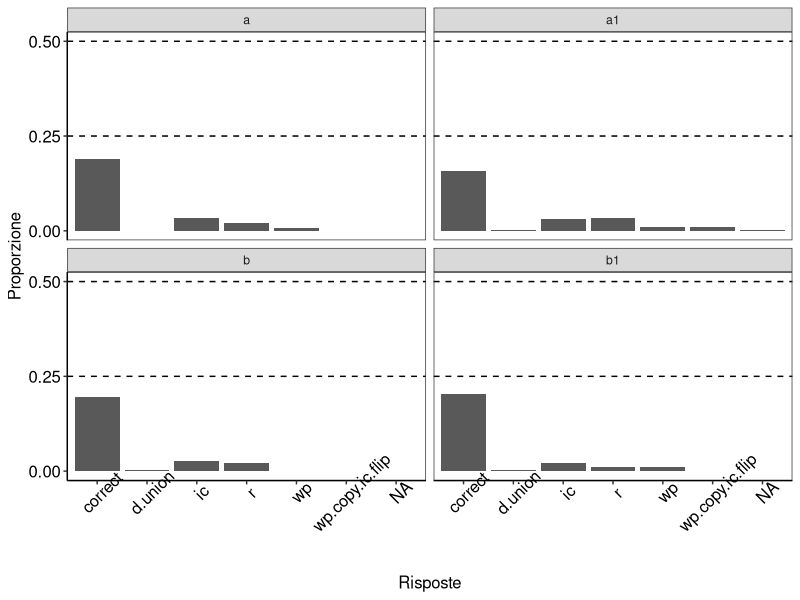
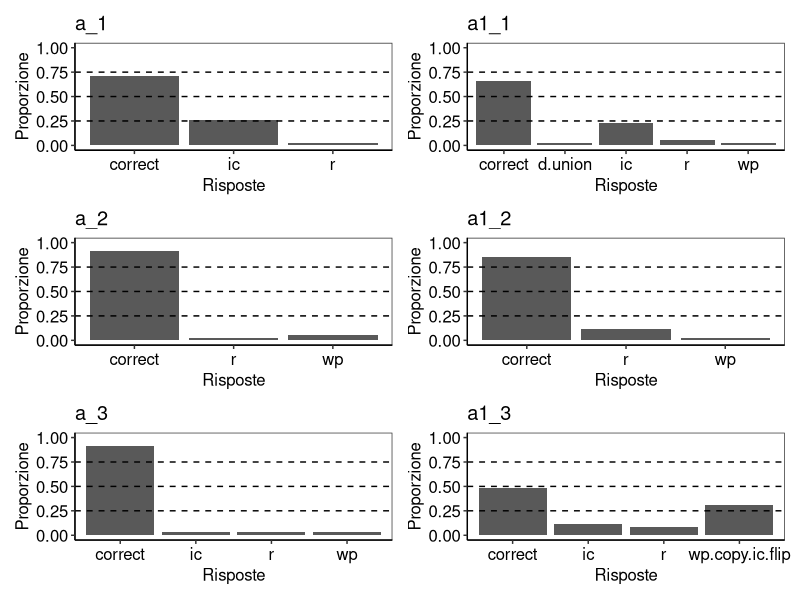
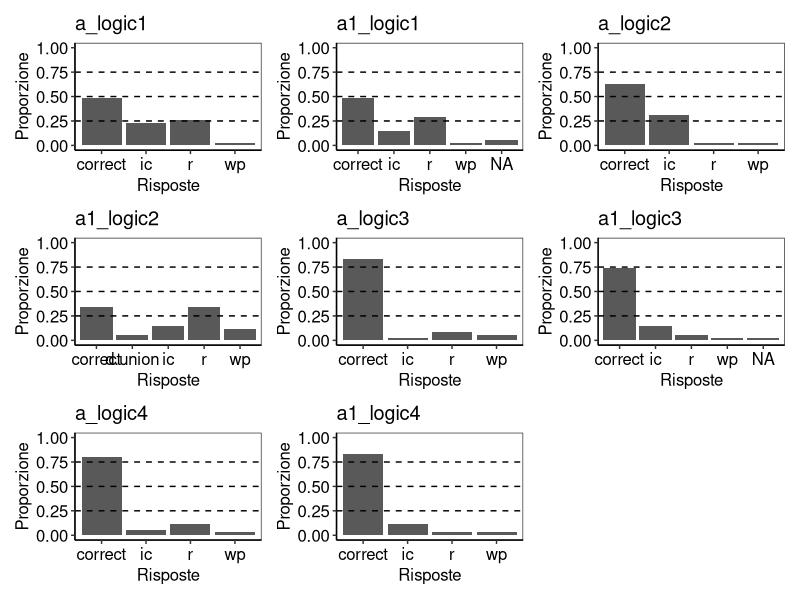
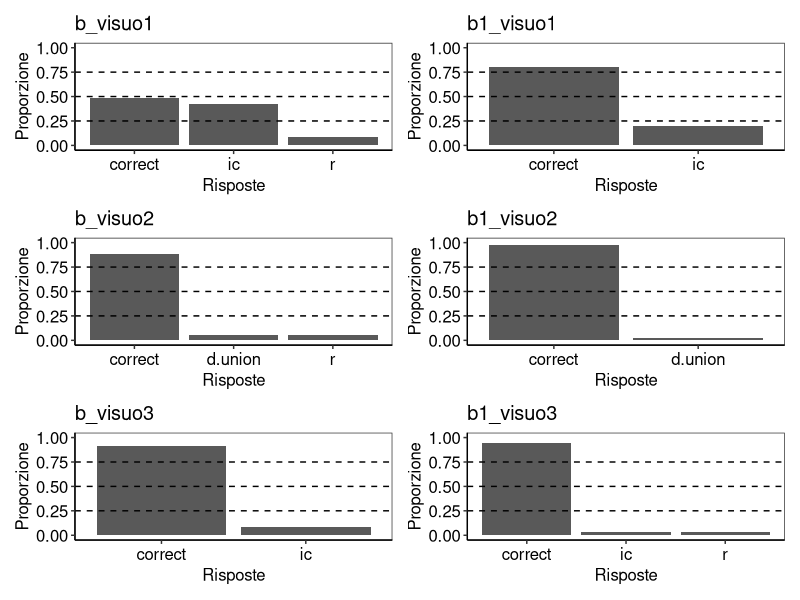
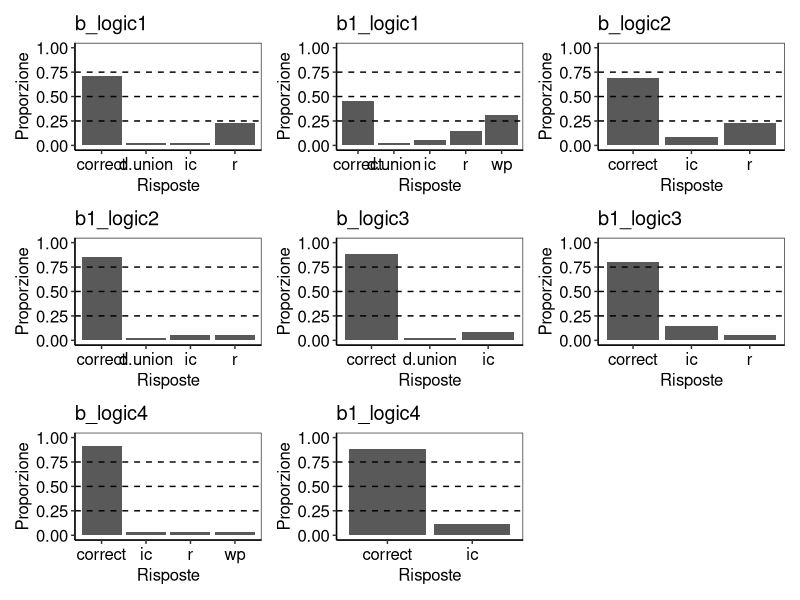
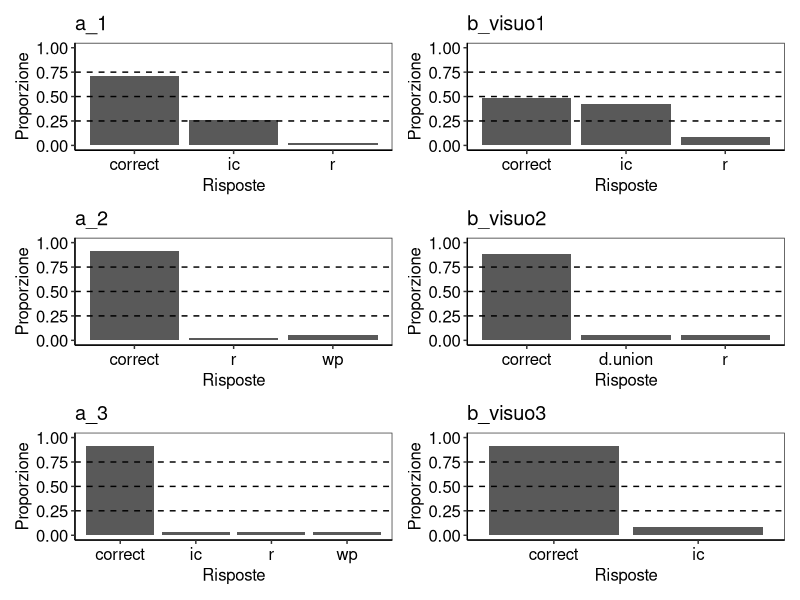
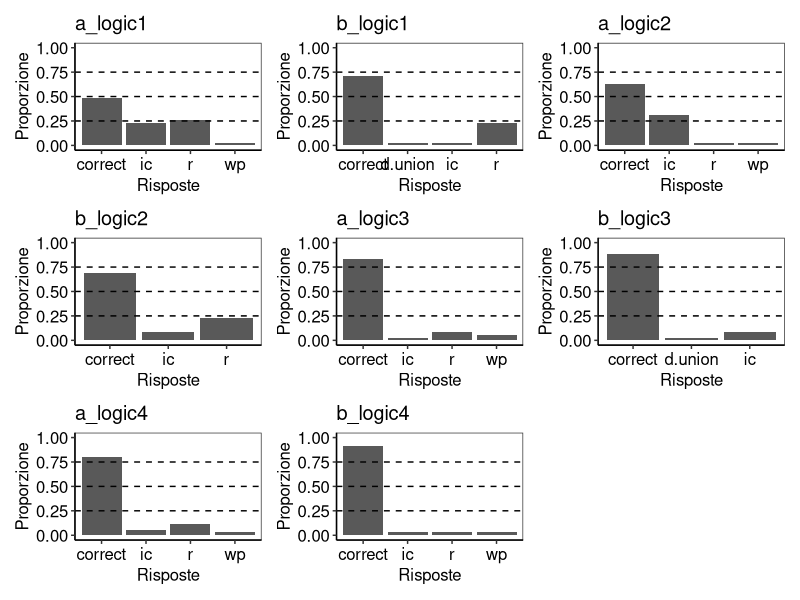
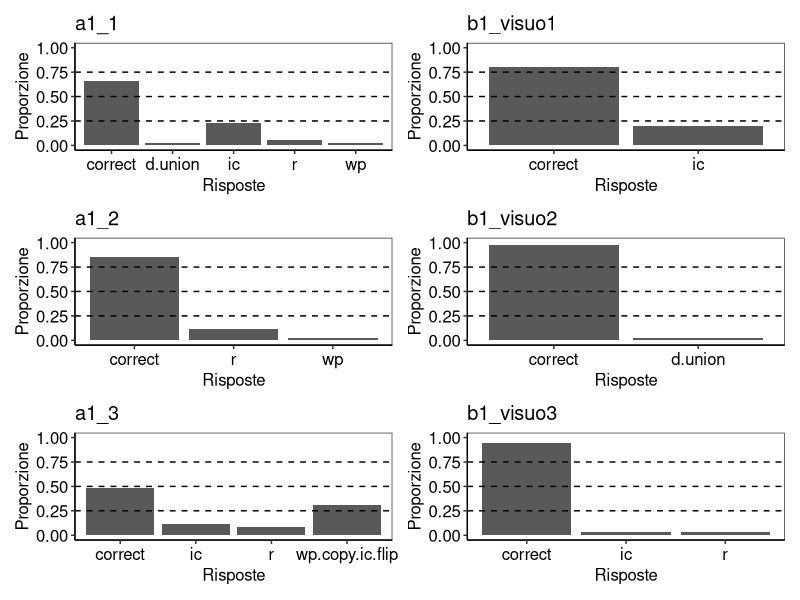

Source code (R) for these figures, in order:
## ---- chunk 1
knitr::opts_chunk$set(echo = FALSE, 
                      fig.align = "center", 
                      warning = F, 
                      message = F)
library(xtable)
library(ggplot2)
library(patchwork)
library(psych)

data = read.csv("data/data_recode.csv", 
                header =T, 
                sep = ",")
# facciamo pulizia 
data = data[data$data.accetto.non.accetto %in% 1, ]
data = data[!data$data.DistributionChannel %in% "preview", ]
data = data[!grepl("13/12", data$data.StartDate), ]

# prendo solo i dati completi 

d = data[data$data.Finished %in% 1, ]

# rinomino i distrattori
d.r = d[, -c(1:4)]

for (i in 1:nrow(d.r)) {
  for (j in 1:ncol(d.r)) {
    if (is.na(d.r[i,j]) == T) {
      d.r[i,j] = d.r[i,j]
    } else if (d.r[i,j] == "correct") {
      d.r[i,j] = d.r[i,j]
    } else if (d.r[i, j] == "wp.copy.ic.flip") {
      d.r[i, j] = "wp.copy.ic.flip"
    } else if (grepl("ic.", d.r[i,j]) ==T) {
      d.r[i,j] = "ic"
    } else if ( grepl("r.", d.r[i,j])) {
      d.r[i,j] = "r"
    } else if (grepl("wp.", d.r[i,j])) {
      d.r[i,j] = "wp"
    }
  }
}

## ---- chunk 2
d.r.temp = d.r[,-1]
d.r.l = stack(d.r.temp)
d.r.l$ind = as.character(d.r.l$ind)
d.r.l$set = gsub("_.*", "", d.r.l$ind)


ggplot(d.r.l, 
       aes(x = values)) + geom_bar(aes(y = (..count..)/sum(..count..))) + facet_wrap(~set) + scale_y_continuous(breaks=c(0,.25,.50),
                       limits = c(0,.50)) +
    labs(title = levels(d.r.l$ind),
         y = "Proporzione", 
         x = "Risposte")+
    theme_bw()+
    theme(panel.grid.major = element_blank(),
          panel.grid.minor = element_blank(), axis.line = element_line(colour = "black"))+
    theme(axis.text.y = element_text(size=12, color="black"),
          axis.title.y = element_text(size=12),
          axis.text.x = element_text(size=12, color="black", 
                                     angle = 45),
          axis.title.x = element_text(size=12),
          title = element_text(size=12))+
    geom_hline(yintercept=.25, linetype="dashed")+
    geom_hline(yintercept=.50, linetype="dashed")


## ---- chunk 3

a = d.r[, c(grep("a_", colnames(d.r)), 
            grep("a1_", colnames(d.r)))]

a.vis = a[, !grepl("logic", colnames(a))]
a.log = a[, grepl("logic", colnames(a))]

a.vis.long = stack(a.vis)
a.vis.long$ind = factor(a.vis.long$ind, 
                         levels = c("a_1", "a1_1", 
                                    "a_2", "a1_2", 
                                    "a_3", "a1_3")  )
g.a.vis = list()

for (i in 1:length(levels(a.vis.long$ind))){
  g.a.vis[[i]] <- ggplot(a.vis.long[a.vis.long$ind %in% levels(a.vis.long$ind)[i], ], 
                         aes(values)) +
    geom_bar(aes(y = (..count..)/sum(..count..)))  +
    scale_x_discrete(drop = FALSE) +
    # geom_text(aes(y = ((..count..)/sum(..count..)), label = scales::percent(accuracy = .01, (..count..)/sum(..count..))), stat = "count", vjust = -0.25, size = 4) +
    scale_y_continuous(breaks=c(0,.25,.50,.75,1.00),
                       limits = c(0,1)) +
    labs(title = levels(a.vis.long$ind)[i],
         y = "Proporzione", 
         x = "Risposte")+
    theme_bw()+
    theme(panel.grid.major = element_blank(),
          panel.grid.minor = element_blank(), axis.line = element_line(colour = "black"))+
    theme(axis.text.y = element_text(size=12, color="black"),
          axis.title.y = element_text(size=12),
          axis.text.x = element_text(size=12, color="black"),
          axis.title.x = element_text(size=12),
          title = element_text(size=12))+
    geom_hline(yintercept=.25, linetype="dashed")+
    geom_hline(yintercept=.50, linetype="dashed")+
    geom_hline(yintercept=.75, linetype="dashed")
}

wrap_plots(g.a.vis, ncol = 2)

a1_3 = a.vis$a1_3
a1_3[a1_3 == "correct"] = NA


# qui sarebbe interessante verderlo sull'item a1_3 

a.log.long = stack(a.log)
a.log.long$ind = factor(a.log.long$ind, 
                        levels = c("a_logic1", "a1_logic1", 
                                   "a_logic2", "a1_logic2", 
                                   "a_logic3", "a1_logic3", 
                                   "a_logic4", "a1_logic4")  )
g.a.log = list()

for (i in 1:length(levels(a.log.long$ind))){
  g.a.log[[i]] <- ggplot(a.log.long[a.log.long$ind %in% levels(a.log.long$ind)[i], ], 
                         aes(values)) +
    geom_bar(aes(y = (..count..)/sum(..count..)))  +
    scale_x_discrete(drop = FALSE) +
    # geom_text(aes(y = ((..count..)/sum(..count..)), label = scales::percent(accuracy = .01, (..count..)/sum(..count..))), stat = "count", vjust = -0.25, size = 4) +
    scale_y_continuous(breaks=c(0,.25,.50,.75,1.00),
                       limits = c(0,1)) +
    labs(title = levels(a.log.long$ind)[i],
         y = "Proporzione", 
         x = "Risposte")+
    theme_bw()+
    theme(panel.grid.major = element_blank(),
          panel.grid.minor = element_blank(), axis.line = element_line(colour = "black"))+
    theme(axis.text.y = element_text(size=12, color="black"),
          axis.title.y = element_text(size=12),
          axis.text.x = element_text(size=12, color="black"),
          axis.title.x = element_text(size=12),
          title = element_text(size=12))+
    geom_hline(yintercept=.25, linetype="dashed")+
    geom_hline(yintercept=.50, linetype="dashed")+
    geom_hline(yintercept=.75, linetype="dashed")
}

wrap_plots(g.a.log, ncol = 3)
## ---- chunk 4
a.vis.test = a.vis

temp = NULL
summary.vis.a = list()

for (i in 1:ncol(a.vis.test)) {
  temp = a.vis.test[, i]
  temp[temp == "correct"] = NA
  summary.vis.a[[i]]  = sqrt(chisq.test(table(temp))$statistic/sum(table(temp)))
  names(summary.vis.a)[i] = colnames(a.vis.test)[i]
}
sum.vis.a = data.frame(stim = names(summary.vis.a), 
                       val = round(unlist(summary.vis.a), 2))
sum.vis.a$ergo = ifelse(sum.vis.a$val <.10, 
                        "equidistribuiti", 
                        ifelse(sum.vis.a$val >=.10 & sum.vis.a$val <.50, "medio-piccolo", "non-equi"))

a.log.test = a.log

temp = NULL
summary.log.a = list()

for (i in 1:ncol(a.log.test)) {
  temp = a.log.test[, i]
  temp[temp == "correct"] = NA
  summary.log.a[[i]]  = sqrt(chisq.test(table(temp))$statistic/sum(table(temp)))
  names(summary.log.a)[i] = colnames(a.log.test)[i]
}
sum.log.a = data.frame(stim = names(summary.log.a), 
                       val = round(unlist(summary.log.a), 2))
sum.log.a$ergo = ifelse(sum.log.a$val <.10, 
                        "equidistribuiti", 
                        ifelse(sum.log.a$val >=.10 & sum.log.a$val <.50, "medio-piccolo", "non-equi"))
## ---- chunk 5
sum.vis.a.temp =  rbind(sum.vis.a, 
                        c("",""), 
                        c("", ""))
sum.a = cbind(sum.vis.a.temp, sum.log.a)

options(xtable.comment = FALSE)
print(xtable(sum.a, caption = "Set A dimensione dell'effetto basata sul chi quadro"), 
      include.rownames = F, 
      scalebox=1.5, caption.placement = "top")
## ---- chunk 6
b = d.r[, c(grep("b_", colnames(d.r)), 
            grep("b1_", colnames(d.r)))]

b.vis = b[, !grepl("logic", colnames(b))]
b.log = b[, grepl("logic", colnames(b))]

b.vis.long = stack(b.vis)
b.vis.long$ind = factor(b.vis.long$ind, 
                        levels = c("b_visuo1", "b1_visuo1", 
                                   "b_visuo2", "b1_visuo2", 
                                   "b_visuo3", "b1_visuo3")  )
g.b.vis = list()

for (i in 1:length(levels(b.vis.long$ind))){
  g.b.vis[[i]] <- ggplot(b.vis.long[b.vis.long$ind %in% levels(b.vis.long$ind)[i], ], 
                         aes(values)) +
    geom_bar(aes(y = (..count..)/sum(..count..)))  +
    scale_x_discrete(drop = FALSE) +
    # geom_text(aes(y = ((..count..)/sum(..count..)), label = scales::percent(accuracy = .01, (..count..)/sum(..count..))), stat = "count", vjust = -0.25, size = 4) +
    scale_y_continuous(breaks=c(0,.25,.50,.75,1.00),
                       limits = c(0,1)) +
    labs(title = levels(b.vis.long$ind)[i],
         y = "Proporzione", 
         x = "Risposte")+
    theme_bw()+
    theme(panel.grid.major = element_blank(),
          panel.grid.minor = element_blank(), axis.line = element_line(colour = "black"))+
    theme(axis.text.y = element_text(size=12, color="black"),
          axis.title.y = element_text(size=12),
          axis.text.x = element_text(size=12, color="black"),
          axis.title.x = element_text(size=12),
          title = element_text(size=12))+
    geom_hline(yintercept=.25, linetype="dashed")+
    geom_hline(yintercept=.50, linetype="dashed")+
    geom_hline(yintercept=.75, linetype="dashed")
}

wrap_plots(g.b.vis, ncol = 2)


b.log.long = stack(b.log)
b.log.long$ind = factor(b.log.long$ind, 
                        levels = c("b_logic1", "b1_logic1", 
                                   "b_logic2", "b1_logic2", 
                                   "b_logic3", "b1_logic3", 
                                   "b_logic4", "b1_logic4")  )
g.b.log = list()

for (i in 1:length(levels(b.log.long$ind))){
  g.b.log[[i]] <- ggplot(b.log.long[b.log.long$ind %in% levels(b.log.long$ind)[i], ], 
                         aes(values)) +
    geom_bar(aes(y = (..count..)/sum(..count..)))  +
    scale_x_discrete(drop = FALSE) +
    # geom_text(aes(y = ((..count..)/sum(..count..)), label = scales::percent(accuracy = .01, (..count..)/sum(..count..))), stat = "count", vjust = -0.25, size = 4) +
    scale_y_continuous(breaks=c(0,.25,.50,.75,1.00),
                       limits = c(0,1)) +
    labs(title = levels(b.log.long$ind)[i],
         y = "Proporzione", 
         x = "Risposte")+
    theme_bw()+
    theme(panel.grid.major = element_blank(),
          panel.grid.minor = element_blank(), axis.line = element_line(colour = "black"))+
    theme(axis.text.y = element_text(size=12, color="black"),
          axis.title.y = element_text(size=12),
          axis.text.x = element_text(size=12, color="black"),
          axis.title.x = element_text(size=12),
          title = element_text(size=12))+
    geom_hline(yintercept=.25, linetype="dashed")+
    geom_hline(yintercept=.50, linetype="dashed")+
    geom_hline(yintercept=.75, linetype="dashed")
}

wrap_plots(g.b.log, ncol = 3)
## ---- chunk 7
b.vis.test = b.vis[, -c(3, 4, 6)]

temp = NULL
summary.vis.b = list()

for (i in 1:ncol(b.vis.test)) {
  temp = b.vis.test[, i]
  temp[temp == "correct"] = NA
  summary.vis.b[[i]]  = sqrt(chisq.test(table(temp))$statistic/sum(table(temp)))
  names(summary.vis.b)[i] = colnames(b.vis.test)[i]
}
sum.vis.b = data.frame(stim = names(summary.vis.b), 
                       val = round(unlist(summary.vis.b), 2))
sum.vis.b$ergo = ifelse(sum.vis.b$val <.10, 
                        "equidistribuiti", 
                        ifelse(sum.vis.b$val >=.10 & sum.vis.b$val <.50, "medio-piccolo", "non-equi"))

b.log.test = b.log[, -8]

temp = NULL
summary.log.b = list()

for (i in 1:ncol(b.log.test)) {
  temp = b.log.test[, i]
  temp[temp == "correct"] = NA
  summary.log.b[[i]]  = sqrt(chisq.test(table(temp))$statistic/sum(table(temp)))
  names(summary.log.b)[i] = colnames(b.log.test)[i]
}
sum.log.b = data.frame(stim = names(summary.log.b), 
                       val = round(unlist(summary.log.b), 2))

sum.log.b$ergo = ifelse(sum.log.b$val <.10, 
                        "equidistribuiti", 
                        ifelse(sum.log.b$val >=.10 & sum.log.b$val <.50, "medio-piccolo", "non-equi"))
## ---- chunk 8
sum.vis.b.temp =  rbind(sum.vis.b, 
                        c("",""), 
                        c("", ""), 
                        c("", ""),c("", ""))
sum.b = cbind(sum.vis.b.temp, sum.log.b)

options(xtable.comment = FALSE)
print(xtable(sum.b, caption = "Set B dimensione dell'effetto basata sul chi quadro"), 
      include.rownames = F, 
      scalebox=1.5, caption.placement = "top")
## ---- chunk 9
ab.vis.0 = d.r[, c(grep("a_", colnames(d.r)), 
                   grep("b_visuo", colnames(d.r)))]
vis.0.l =stack(ab.vis.0) 
vis.0.l$ind = as.character(vis.0.l$ind)
vis.0.l = vis.0.l[!grepl("a_logic", vis.0.l$ind), ]

vis.0.l$ind = factor(vis.0.l$ind, 
                     levels = c("a_1", "b_visuo1", 
                                "a_2", "b_visuo2", 
                                "a_3", "b_visuo3"))

g.ab.vis = list()

for (i in 1:length(levels(vis.0.l$ind))){
  g.ab.vis[[i]] <- ggplot(vis.0.l[vis.0.l$ind %in% levels(vis.0.l$ind)[i], ], 
                          aes(values)) +
    geom_bar(aes(y = (..count..)/sum(..count..)))  +
    scale_x_discrete(drop = FALSE) +
    # geom_text(aes(y = ((..count..)/sum(..count..)), label = scales::percent(accuracy = .01, (..count..)/sum(..count..))), stat = "count", vjust = -0.25, size = 4) +
    scale_y_continuous(breaks=c(0,.25,.50,.75,1.00),
                       limits = c(0,1)) +
    labs(title = levels(vis.0.l$ind)[i],
         y = "Proporzione", 
         x = "Risposte")+
    theme_bw()+
    theme(panel.grid.major = element_blank(),
          panel.grid.minor = element_blank(), axis.line = element_line(colour = "black"))+
    theme(axis.text.y = element_text(size=12, color="black"),
          axis.title.y = element_text(size=12),
          axis.text.x = element_text(size=12, color="black"),
          axis.title.x = element_text(size=12),
          title = element_text(size=12))+
    geom_hline(yintercept=.25, linetype="dashed")+
    geom_hline(yintercept=.50, linetype="dashed")+
    geom_hline(yintercept=.75, linetype="dashed")
}

wrap_plots(g.ab.vis, ncol = 2)

## ---- chunk 10
ab.log.0 = d.r[, c(grep("a_logic", colnames(d.r)), 
                   grep("b_logic", colnames(d.r)))]
log.0.l =stack(ab.log.0) 
log.0.l$ind = factor(log.0.l$ind, 
                     levels = c("a_logic1", "b_logic1", 
                                "a_logic2", "b_logic2", 
                                "a_logic3", "b_logic3", 
                                "a_logic4", "b_logic4"))

g.ab.log = list()

for (i in 1:length(levels(log.0.l$ind))){
  g.ab.log[[i]] <- ggplot(log.0.l[log.0.l$ind %in% levels(log.0.l$ind)[i], ], 
                          aes(values)) +
    geom_bar(aes(y = (..count..)/sum(..count..)))  +
    scale_x_discrete(drop = FALSE) +
    # geom_text(aes(y = ((..count..)/sum(..count..)), label = scales::percent(accuracy = .01, (..count..)/sum(..count..))), stat = "count", vjust = -0.25, size = 4) +
    scale_y_continuous(breaks=c(0,.25,.50,.75,1.00),
                       limits = c(0,1)) +
    labs(title = levels(log.0.l$ind)[i],
         y = "Proporzione", 
         x = "Risposte")+
    theme_bw()+
    theme(panel.grid.major = element_blank(),
          panel.grid.minor = element_blank(), axis.line = element_line(colour = "black"))+
    theme(axis.text.y = element_text(size=12, color="black"),
          axis.title.y = element_text(size=12),
          axis.text.x = element_text(size=12, color="black"),
          axis.title.x = element_text(size=12),
          title = element_text(size=12))+
    geom_hline(yintercept=.25, linetype="dashed")+
    geom_hline(yintercept=.50, linetype="dashed")+
    geom_hline(yintercept=.75, linetype="dashed")
}

wrap_plots(g.ab.log, ncol = 3)
## ---- chunk 11
ab1.vis.1 = d.r[, c(grep("a1_", colnames(d.r)), 
                    grep("b1_visuo", colnames(d.r)))]
vis.1.l =stack(ab1.vis.1) 
vis.1.l$ind = as.character(vis.1.l$ind)
vis.1.l = vis.1.l[!grepl("a1_logic", vis.1.l$ind), ]

vis.1.l$ind = factor(vis.1.l$ind, 
                     levels = c("a1_1", "b1_visuo1", 
                                "a1_2", "b1_visuo2", 
                                "a1_3", "b1_visuo3"))

g.ab1.vis = list()

for (i in 1:length(levels(vis.1.l$ind))){
  g.ab1.vis[[i]] <- ggplot(vis.1.l[vis.1.l$ind %in% levels(vis.1.l$ind)[i], ], 
                           aes(values)) +
    geom_bar(aes(y = (..count..)/sum(..count..)))  +
    scale_x_discrete(drop = FALSE) +
    # geom_text(aes(y = ((..count..)/sum(..count..)), lab1el = scales::percent(accuracy = .01, (..count..)/sum(..count..))), stat = "count", vjust = -0.25, size = 4) +
    scale_y_continuous(breaks=c(0,.25,.50,.75,1.00),
                       limits = c(0,1)) +
    labs(title = levels(vis.1.l$ind)[i],
          y = "Proporzione", 
          x = "Risposte")+
    theme_bw()+
    theme(panel.grid.major = element_blank(),
          panel.grid.minor = element_blank(), axis.line = element_line(colour = "black"))+
    theme(axis.text.y = element_text(size=12, color="black"),
          axis.title.y = element_text(size=12),
          axis.text.x = element_text(size=12, color="black"),
          axis.title.x = element_text(size=12),
          title = element_text(size=12))+
    geom_hline(yintercept=.25, linetype="dashed")+
    geom_hline(yintercept=.50, linetype="dashed")+
    geom_hline(yintercept=.75, linetype="dashed")
}

wrap_plots(g.ab1.vis, ncol = 2)


ab1.log.1 = d.r[, c(grep("a1_logic", colnames(d.r)), 
                    grep("b1_logic", colnames(d.r)))]
log.1.l =stack(ab1.log.1) 
log.1.l$ind = factor(log.1.l$ind, 
                     levels = c("a1_logic1", "b1_logic1", 
                                "a1_logic2", "b1_logic2", 
                                "a1_logic3", "b1_logic3", 
                                "a1_logic4", "b1_logic4"))

g.ab1.log = list()

for (i in 1:length(levels(log.1.l$ind))){
  g.ab1.log[[i]] <- ggplot(log.1.l[log.1.l$ind %in% levels(log.1.l$ind)[i], ], 
                           aes(values)) +
    geom_bar(aes(y = (..count..)/sum(..count..)))  +
    scale_x_discrete(drop = FALSE) +
    # geom_text(aes(y = ((..count..)/sum(..count..)), lab1el = scales::percent(accuracy = .01, (..count..)/sum(..count..))), stat = "count", vjust = -0.25, size = 4) +
    scale_y_continuous(breaks=c(0,.25,.50,.75,1.00),
                       limits = c(0,1)) +
    labs(title = levels(log.1.l$ind)[i],
          y = "Proporzione", 
          x = "Risposte")+
    theme_bw()+
    theme(panel.grid.major = element_blank(),
          panel.grid.minor = element_blank(), axis.line = element_line(colour = "black"))+
    theme(axis.text.y = element_text(size=12, color="black"),
          axis.title.y = element_text(size=12),
          axis.text.x = element_text(size=12, color="black"),
          axis.title.x = element_text(size=12),
          title = element_text(size=12))+
    geom_hline(yintercept=.25, linetype="dashed")+
    geom_hline(yintercept=.50, linetype="dashed")+
    geom_hline(yintercept=.75, linetype="dashed")
}

wrap_plots(g.ab1.log, ncol = 3)
## ---- chunk 12
a.vis.1 = a.vis[, c("a_1", "a1_1", 
                  "a_2", "a1_2", 
                  "a_3", "a1_3")]

for (i in 1:ncol(a.vis.1)) {
  a.vis.1[, i] = ifelse(a.vis.1[,i] == "correct", 
                        1, 0)
}
cont.vis.ab = list()
kappa.vis.ab = list()


for (i in seq(1, ncol(a.vis.1), by = 2)) {
  cont.vis.ab[[i]] = table(a.vis.1[,i], 
                          a.vis.1[,i+1])
  names(cont.vis.ab)[i] = colnames(a.vis.1)[i]
  kappa.vis.ab[[i]] = cohen.kappa(cbind(a.vis.1[,i], a.vis.1[,i+1]))
  names(kappa.vis.ab)[i] = colnames(a.vis.1)[i]
}


cont.vis.ab = cont.vis.ab[grep("a_", names(cont.vis.ab))]
kappa.vis.ab = kappa.vis.ab[grep("a_", names(kappa.vis.ab))]
names(kappa.vis.ab) = gsub("a", "visuo", names(kappa.vis.ab))
sum.kappa.a.vis = data.frame(stim = names(kappa.vis.ab))

for ( i in 1:nrow(sum.kappa.a.vis)) {
  sum.kappa.a.vis[i, "kappa"] = round(kappa.vis.ab[[i]]$kappa, 2)
}

# a log ----

a.log.1 = a.log[, c("a_logic1", "a1_logic1", 
                    "a_logic2", "a1_logic2", 
                    "a_logic3", "a1_logic3", 
                    "a_logic4", "a1_logic4")]


for (i in 1:ncol(a.log.1)) {
  a.log.1[, i] = ifelse(a.log.1[,i] == "correct", 
                        1, 0)
}
cont.log.a = list()
kappa.log.a = list()

for (i in seq(1, ncol(a.log.1), by = 2)) {
  cont.log.a[[i]] = table(a.log.1[,i], 
                          a.log.1[,i+1])
  names(cont.log.a)[i] = colnames(a.log.1)[i]
  kappa.log.a[[i]] = cohen.kappa(cbind(a.log.1[,i], a.log.1[,i+1]))
  names(kappa.log.a)[i] = colnames(a.log.1)[i]
}

cont.log.a = cont.log.a[grep("a_", names(cont.log.a))]
kappa.log.a = kappa.log.a[grep("a_", names(kappa.log.a))]

names(kappa.log.a) = gsub("a_logic", "A-logic", names(kappa.log.a))
sum.kappa.a.log = data.frame(stim = names(kappa.log.a))

for ( i in 1:nrow(sum.kappa.a.log)) {
  sum.kappa.a.log[i, "kappa"] = round(kappa.log.a[[i]]$kappa, 2)
}


# b vis ----

b.vis.1 = b.vis[, c("b_visuo1", "b1_visuo1", 
                    "b_visuo2", "b1_visuo2", 
                    "b_visuo3", "b1_visuo3")]


for (i in 1:ncol(b.vis.1)) {
  b.vis.1[, i] = ifelse(b.vis.1[,i] == "correct", 
                        1, 0)
}
cont.vis.b = list()
kappa.vis.b = list()


for (i in seq(1, ncol(b.vis.1), by = 2)) {
  cont.vis.b[[i]] = table(b.vis.1[,i], 
                          b.vis.1[,i+1])
  names(cont.vis.b)[i] = colnames(b.vis.1)[i]
  kappa.vis.b[[i]] = cohen.kappa(cbind(b.vis.1[,i], b.vis.1[,i+1]))
  names(kappa.vis.b)[i] = colnames(b.vis.1)[i]
}

cont.vis.b = cont.vis.b[grep("b_", names(cont.vis.b))]
kappa.vis.b = kappa.vis.b[grep("b_", names(kappa.vis.b))]

sum.kappa.b.vis = data.frame(stim = names(kappa.vis.b))

for ( i in 1:nrow(sum.kappa.b.vis)) {
  sum.kappa.b.vis[i, "kappa"] = round(kappa.vis.b[[i]]$kappa, 2)
}



# b log ----

b.log.1 = b.log[, c("b_logic1", "b1_logic1", 
                    "b_logic2", "b1_logic2", 
                    "b_logic3", "b1_logic3", 
                    "b_logic4", "b1_logic4")]


for (i in 1:ncol(b.log.1)) {
  b.log.1[, i] = ifelse(b.log.1[,i] == "correct", 
                        1, 0)
}
cont.log.b = list()
kappa.log.b = list()


for (i in seq(1, ncol(b.log.1), by = 2)) {
  cont.log.b[[i]] = table(b.log.1[,i], 
                          b.log.1[,i+1])
  names(cont.log.b)[i] = colnames(b.log.1)[i]
  kappa.log.b[[i]] = cohen.kappa(cbind(b.log.1[,i], b.log.1[,i+1]))
  names(kappa.log.b)[i] = colnames(b.log.1)[i]
}


cont.log.b = cont.log.b[grep("b_", names(cont.log.b))]
kappa.log.b = kappa.log.b[grep("b_", names(kappa.log.b))]
sum.kappa.b.log = data.frame(stim = names(kappa.log.b))

for ( i in 1:nrow(sum.kappa.b.log)) {
  sum.kappa.b.log[i, "kappa"] = round(kappa.log.b[[i]]$kappa, 2)
}

sum.kappa.vis = cbind(sum.kappa.a.vis, sum.kappa.b.vis)

print(xtable(sum.kappa.vis, 
             caption = "Kappa matrici visuo ENTRO set"), 
      include.rownames = F, 
      scalebox=1.5, caption.placement = "top")

sum.kappa.log = cbind(sum.kappa.a.log, sum.kappa.b.log)

print(xtable(sum.kappa.log, 
             caption = "Kappa matrici logiche ENTRO set"), 
      include.rownames = F, 
      scalebox=1.5, caption.placement = "top")

## ---- chunk 13
ab.vis.k = ab.vis.0[, c("a_1", "b_visuo1", 
                                "a_2", "b_visuo2", 
                                "a_3", "b_visuo3")]

for (i in 1:ncol(ab.vis.k)) {
  ab.vis.k[, i] = ifelse(ab.vis.k[,i] == "correct", 
                        1, 0)
}
cont.vis.ab = list()
kappa.vis.ab = list()


for (i in seq(1, ncol(ab.vis.k), by = 2)) {
  cont.vis.ab[[i]] = table(ab.vis.k[,i], 
                          ab.vis.k[,i+1])
  names(cont.vis.ab)[i] = colnames(ab.vis.k)[i]
  kappa.vis.ab[[i]] = cohen.kappa(cbind(ab.vis.k[,i], ab.vis.k[,i+1]))
  names(kappa.vis.ab)[i] = colnames(ab.vis.k)[i]
}


cont.vis.ab = cont.vis.ab[grep("a_", names(cont.vis.ab))]
kappa.vis.ab = kappa.vis.ab[grep("a_", names(kappa.vis.ab))]
names(kappa.vis.ab) = gsub("a", "visuo", names(kappa.vis.ab))
sum.kappa.ab.vis = data.frame(stim = names(kappa.vis.ab))

for ( i in 1:nrow(sum.kappa.ab.vis)) {
  sum.kappa.ab.vis[i, "kappa"] = round(kappa.vis.ab[[i]]$kappa, 2)
}

# ab log ----

ab.log.1 = ab.log.0[, c("a_logic1", "b_logic1", 
                                "a_logic2", "b_logic2", 
                                "a_logic3", "b_logic3", 
                                "a_logic4", "b_logic4")]


for (i in 1:ncol(ab.log.1)) {
  ab.log.1[, i] = ifelse(ab.log.1[,i] == "correct", 
                        1, 0)
}
cont.log.ab = list()
kappa.log.ab = list()



for (i in seq(1, ncol(ab.log.1), by = 2)) {
  cont.log.ab[[i]] = table(ab.log.1[,i], 
                          ab.log.1[,i+1])
  names(cont.log.ab)[i] = colnames(ab.log.1)[i]
  kappa.log.ab[[i]] = cohen.kappa(cbind(ab.log.1[,i], ab.log.1[,i+1]))
  names(kappa.log.ab)[i] = colnames(ab.log.1)[i]
}

cont.log.ab = cont.log.ab[grep("a_", names(cont.log.ab))]
kappa.log.ab = kappa.log.ab[grep("a_", names(kappa.log.ab))]
names(kappa.log.ab) = gsub("a", "logic", names(kappa.log.ab))

sum.kappa.ab.log = data.frame(stim = names(kappa.log.ab))

for ( i in 1:nrow(sum.kappa.ab.log)) {
  sum.kappa.ab.log[i, "kappa"] = round(kappa.log.ab[[i]]$kappa, 2)
}

# set A1 B1 ----

ab.vis.k.1 = ab1.vis.1[, c("a1_1", "b1_visuo1", 
                                "a1_2", "b1_visuo2", 
                                "a1_3", "b1_visuo3")]

for (i in 1:ncol(ab.vis.k.1)) {
  ab.vis.k.1[, i] = ifelse(ab.vis.k.1[,i] == "correct", 
                        1, 0)
}
cont.vis.ab.1 = list()
kappa.vis.ab.1 = list()


for (i in seq(1, ncol(ab.vis.k.1), by = 2)) {
  cont.vis.ab.1[[i]] = table(ab.vis.k.1[,i], 
                          ab.vis.k.1[,i+1])
  names(cont.vis.ab.1)[i] = colnames(ab.vis.k.1)[i]
  kappa.vis.ab.1[[i]] = cohen.kappa(cbind(ab.vis.k.1[,i], ab.vis.k.1[,i+1]))
  names(kappa.vis.ab.1)[i] = colnames(ab.vis.k.1)[i]
}


cont.vis.ab.1 = cont.vis.ab.1[grep("a1_", names(cont.vis.ab.1))]
kappa.vis.ab.1 = kappa.vis.ab.1[grep("a1_", names(kappa.vis.ab.1))]
names(kappa.vis.ab.1) = gsub("a1", "visuo1", names(kappa.vis.ab.1))
sum.kappa.ab.vis.1 = data.frame(stim = names(kappa.vis.ab.1))

for ( i in 1:nrow(sum.kappa.ab.vis.1)) {
  sum.kappa.ab.vis.1[i, "kappa"] = round(kappa.vis.ab.1[[i]]$kappa, 2)
}

ab.log.k.1 = ab1.log.1[, c("a1_logic1", "b1_logic1", 
                                "a1_logic2", "b1_logic2", 
                                "a1_logic3", "b1_logic3", 
                                "a1_logic4", "b1_logic4")]

for (i in 1:ncol(ab.log.k.1)) {
  ab.log.k.1[, i] = ifelse(ab.log.k.1[,i] == "correct", 
                        1, 0)
}
cont.log.ab.1 = list()
kappa.log.ab.1 = list()


for (i in seq(1, ncol(ab.log.k.1), by = 2)) {
  cont.log.ab.1[[i]] = table(ab.log.k.1[,i], 
                          ab.log.k.1[,i+1])
  names(cont.log.ab.1)[i] = colnames(ab.log.k.1)[i]
  kappa.log.ab.1[[i]] = cohen.kappa(cbind(ab.log.k.1[,i], ab.log.k.1[,i+1]))
  names(kappa.log.ab.1)[i] = colnames(ab.log.k.1)[i]
}


cont.log.ab.1 = cont.log.ab.1[grep("a1_", names(cont.log.ab.1))]
kappa.log.ab.1 = kappa.log.ab.1[grep("a1_", names(kappa.log.ab.1))]
names(kappa.log.ab.1) = gsub("a1", "logic1", names(kappa.log.ab.1))
sum.kappa.ab.log.1 = data.frame(stim = names(kappa.log.ab.1))

for ( i in 1:nrow(sum.kappa.ab.log.1)) {
  sum.kappa.ab.log.1[i, "kappa"] = round(kappa.log.ab.1[[i]]$kappa, 2)
}

sum.kappa.vis.1 = cbind(sum.kappa.ab.vis, sum.kappa.ab.vis.1)

print(xtable(sum.kappa.vis.1, 
             caption = "Kappa matrici visuo TRA set"), 
      include.rownames = F, 
      scalebox=1.5, caption.placement = "top")

sum.kappa.log.1 = cbind(sum.kappa.ab.log, 
                        sum.kappa.ab.log.1)

print(xtable(sum.kappa.log.1, 
             caption = "Kappa matrici logiche TRA set"), 
      include.rownames = F, 
      scalebox=1.5, caption.placement = "top")

